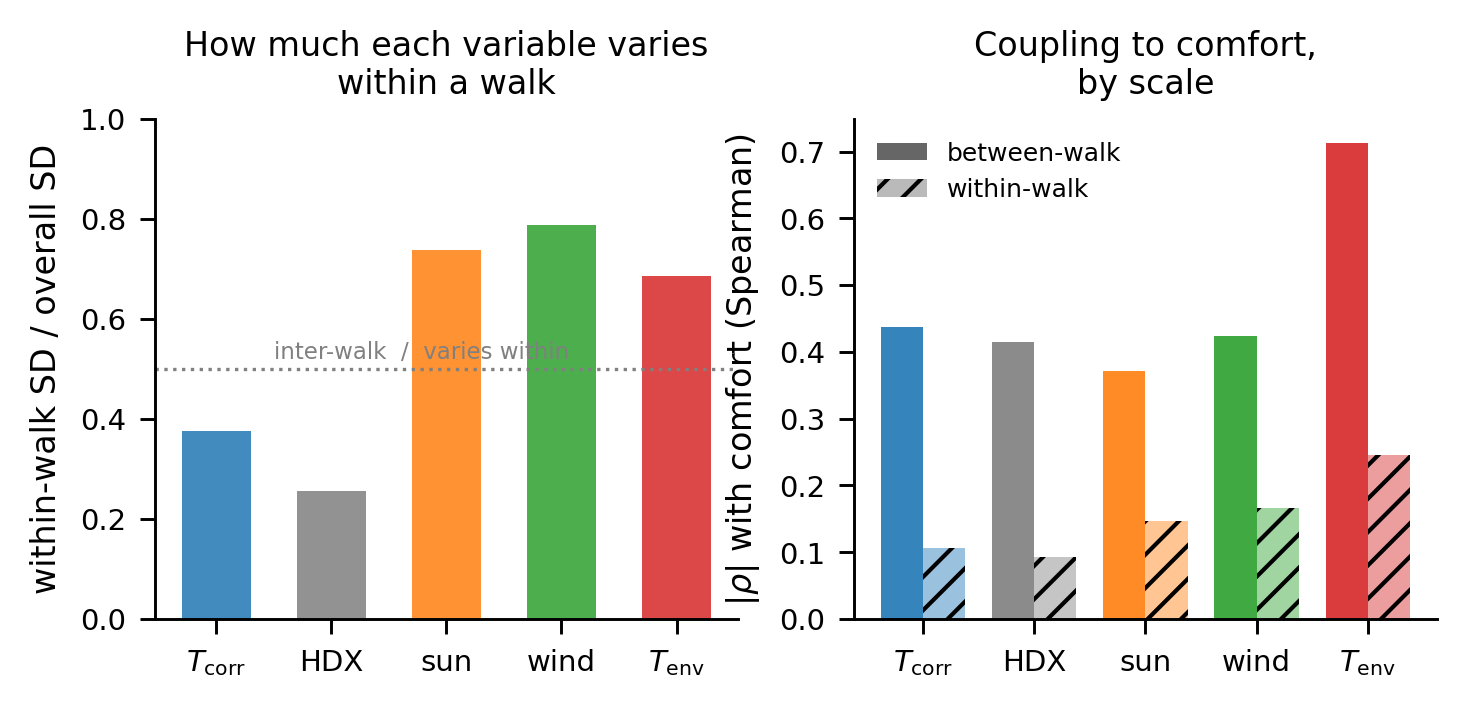

Write Python code to recreate this figure.
"""Environmental forcing acts at two scales (Chapter 3/6).
Left: within-walk variation ratio (within-walk SD / overall SD) - shows which variables
vary stop-to-stop within a walk vs only between walks.
Right: |Spearman| coupling of each variable to comfort, between-walk vs within-walk.
Message: T_corr/HDX are inter-walk (slow/regime); sun and wind vary at BOTH scales and
behave similarly to each other; T_env combines them and is strongest at both scales.
Size 14x5.5 cm. PNG 300dpi + PDF."""
import numpy as np
import pandas as pd
from scipy import stats
import matplotlib.pyplot as plt
from _common import load, set_style, save, CM

set_style()
df = load()

VARS = ["T_corr", "HDX", "f_sun", "wind_sc", "T_env"]
DISP = {"T_corr": r"$T_{\rm corr}$", "HDX": "HDX", "f_sun": "sun",
        "wind_sc": "wind", "T_env": r"$T_{\rm env}$"}
COL = {"T_corr": "#1f77b4", "HDX": "#7f7f7f", "f_sun": "#ff7f0e",
       "wind_sc": "#2ca02c", "T_env": "#d62728"}

ratio, rb, rw = {}, {}, {}
for v in VARS:
    stop = df.groupby(["walk", "stop_row"])[v].mean().reset_index()
    ratio[v] = stop.groupby("walk")[v].std().mean() / df[v].std()
    d = df[["walk", v, "score"]].dropna().copy()
    g = d.groupby("walk").agg(e=(v, "mean"), c=("score", "mean"))
    rb[v] = abs(stats.spearmanr(g.e, g.c)[0])
    wm_e = d.groupby("walk")[v].transform("mean")
    wm_c = d.groupby("walk")["score"].transform("mean")
    rw[v] = abs(stats.spearmanr(d[v] - wm_e, d["score"] - wm_c)[0])

fig, (axL, axR) = plt.subplots(1, 2, figsize=(14 * CM, 5.5 * CM))
x = np.arange(len(VARS))

# Left: variation ratio
axL.bar(x, [ratio[v] for v in VARS], color=[COL[v] for v in VARS], alpha=0.85, width=0.6)
axL.axhline(0.5, ls=":", color="0.5", lw=0.8)
axL.set_xticks(x); axL.set_xticklabels([DISP[v] for v in VARS])
axL.set_ylabel("within-walk SD / overall SD")
axL.set_title("How much each variable varies\nwithin a walk", fontsize=8)
axL.set_ylim(0, 1)
axL.text(0.5, 0.52, "inter-walk  /  varies within", fontsize=5.5, color="0.5")

# Right: between vs within coupling
w = 0.38
axR.bar(x - w/2, [rb[v] for v in VARS], width=w, color=[COL[v] for v in VARS],
        alpha=0.9, label="between-walk")
axR.bar(x + w/2, [rw[v] for v in VARS], width=w, color=[COL[v] for v in VARS],
        alpha=0.45, label="within-walk", hatch="///")
axR.set_xticks(x); axR.set_xticklabels([DISP[v] for v in VARS])
axR.set_ylabel(r"$|\rho|$ with comfort (Spearman)")
axR.set_title("Coupling to comfort,\nby scale", fontsize=8)
from matplotlib.patches import Patch
axR.legend(handles=[Patch(facecolor="0.4", label="between-walk"),
                    Patch(facecolor="0.4", alpha=0.45, hatch="///", label="within-walk")],
           loc="upper left", frameon=False, fontsize=6)

save(fig, "F_forcing_scales")
print("variation ratio:", {v: round(ratio[v], 2) for v in VARS})
print("between |rho|:", {v: round(rb[v], 2) for v in VARS})
print("within |rho|:", {v: round(rw[v], 2) for v in VARS})
